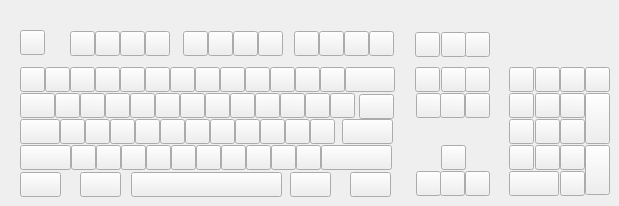
    <widget class="QWidget" name="tab">
     <attribute name="title">
      <string>Tab 1</string>
     </attribute>
     <widget class="QPushButton" name="pos101">
      <property name="geometry">
       <rect>
        <x>560</x>
        <y>93</y>
        <width>25</width>
        <height>25</height>
       </rect>
      </property>
      <property name="text">
       <string/>
      </property>
     </widget>
     <widget class="QPushButton" name="pos008">
      <property name="geometry">
       <rect>
        <x>195</x>
        <y>67</y>
        <width>25</width>
        <height>25</height>
       </rect>
      </property>
      <property name="text">
       <string/>
      </property>
     </widget>
     <widget class="QPushButton" name="pos020">
      <property name="geometry">
       <rect>
        <x>130</x>
        <y>93</y>
        <width>25</width>
        <height>25</height>
       </rect>
      </property>
      <property name="text">
       <string/>
      </property>
     </widget>
     <widget class="QPushButton" name="pos016">
      <property name="geometry">
       <rect>
        <x>20</x>
        <y>93</y>
        <width>35</width>
        <height>25</height>
       </rect>
      </property>
      <property name="text">
       <string/>
      </property>
     </widget>
     <widget class="QPushButton" name="pos017">
      <property name="geometry">
       <rect>
        <x>55</x>
        <y>93</y>
        <width>25</width>
        <height>25</height>
       </rect>
      </property>
      <property name="whatsThis">
       <string>&lt;html&gt;&lt;head/&gt;&lt;body&gt;&lt;p&gt;F13&lt;/p&gt;&lt;/body&gt;&lt;/html&gt;</string>
      </property>
      <property name="text">
       <string/>
      </property>
      <property name="checkable">
       <bool>false</bool>
      </property>
     </widget>
     <widget class="QPushButton" name="pos110_2">
      <property name="geometry">
       <rect>
        <x>20</x>
        <y>30</y>
        <width>25</width>
        <height>25</height>
       </rect>
      </property>
      <property name="text">
       <string/>
      </property>
     </widget>
     <widget class="QPushButton" name="pos106">
      <property name="geometry">
       <rect>
        <x>585</x>
        <y>93</y>
        <width>25</width>
        <height>51</height>
       </rect>
      </property>
      <property name="text">
       <string/>
      </property>
     </widget>
     <widget class="QPushButton" name="pos099">
      <property name="geometry">
       <rect>
        <x>509</x>
        <y>171</y>
        <width>50</width>
        <height>25</height>
       </rect>
      </property>
      <property name="text">
       <string/>
      </property>
     </widget>
     <widget class="QPushButton" name="pos112">
      <property name="geometry">
       <rect>
        <x>120</x>
        <y>31</y>
        <width>25</width>
        <height>25</height>
       </rect>
      </property>
      <property name="text">
       <string/>
      </property>
     </widget>
     <widget class="QPushButton" name="pos023">
      <property name="geometry">
       <rect>
        <x>205</x>
        <y>93</y>
        <width>25</width>
        <height>25</height>
       </rect>
      </property>
      <property name="text">
       <string/>
      </property>
     </widget>
     <widget class="QPushButton" name="pos026">
      <property name="geometry">
       <rect>
        <x>280</x>
        <y>93</y>
        <width>25</width>
        <height>25</height>
       </rect>
      </property>
      <property name="text">
       <string/>
      </property>
     </widget>
     <widget class="QPushButton" name="pos096">
      <property name="geometry">
       <rect>
        <x>535</x>
        <y>93</y>
        <width>25</width>
        <height>25</height>
       </rect>
      </property>
      <property name="text">
       <string/>
      </property>
     </widget>
     <widget class="QPushButton" name="pos022">
      <property name="geometry">
       <rect>
        <x>180</x>
        <y>93</y>
        <width>25</width>
        <height>25</height>
       </rect>
      </property>
      <property name="text">
       <string/>
      </property>
     </widget>
     <widget class="QPushButton" name="pos113">
      <property name="geometry">
       <rect>
        <x>145</x>
        <y>31</y>
        <width>25</width>
        <height>25</height>
       </rect>
      </property>
      <property name="text">
       <string/>
      </property>
     </widget>
     <widget class="QPushButton" name="pos010">
      <property name="geometry">
       <rect>
        <x>245</x>
        <y>67</y>
        <width>25</width>
        <height>25</height>
       </rect>
      </property>
      <property name="text">
       <string/>
      </property>
     </widget>
     <widget class="QPushButton" name="pos120">
      <property name="geometry">
       <rect>
        <x>344</x>
        <y>31</y>
        <width>25</width>
        <height>25</height>
       </rect>
      </property>
      <property name="text">
       <string/>
      </property>
     </widget>
     <widget class="QPushButton" name="pos102">
      <property name="geometry">
       <rect>
        <x>560</x>
        <y>119</y>
        <width>25</width>
        <height>25</height>
       </rect>
      </property>
      <property name="text">
       <string/>
      </property>
     </widget>
     <widget class="QPushButton" name="pos078">
      <property name="geometry">
       <rect>
        <x>416</x>
        <y>171</y>
        <width>25</width>
        <height>25</height>
       </rect>
      </property>
      <property name="text">
       <string/>
      </property>
     </widget>
     <widget class="QPushButton" name="pos055">
      <property name="geometry">
       <rect>
        <x>296</x>
        <y>145</y>
        <width>25</width>
        <height>25</height>
       </rect>
      </property>
      <property name="text">
       <string/>
      </property>
     </widget>
     <widget class="QPushButton" name="pos004">
      <property name="geometry">
       <rect>
        <x>95</x>
        <y>67</y>
        <width>25</width>
        <height>25</height>
       </rect>
      </property>
      <property name="text">
       <string/>
      </property>
     </widget>
     <widget class="QPushButton" name="pos034">
      <property name="geometry">
       <rect>
        <x>135</x>
        <y>119</y>
        <width>25</width>
        <height>25</height>
       </rect>
      </property>
      <property name="text">
       <string/>
      </property>
     </widget>
     <widget class="QPushButton" name="pos002">
      <property name="geometry">
       <rect>
        <x>45</x>
        <y>67</y>
        <width>25</width>
        <height>25</height>
       </rect>
      </property>
      <property name="text">
       <string/>
      </property>
     </widget>
     <widget class="QPushButton" name="pos040">
      <property name="geometry">
       <rect>
        <x>285</x>
        <y>119</y>
        <width>25</width>
        <height>25</height>
       </rect>
      </property>
      <property name="text">
       <string/>
      </property>
     </widget>
     <widget class="QPushButton" name="pos104">
      <property name="geometry">
       <rect>
        <x>560</x>
        <y>171</y>
        <width>25</width>
        <height>25</height>
       </rect>
      </property>
      <property name="text">
       <string/>
      </property>
     </widget>
     <widget class="QPushButton" name="pos080_2">
      <property name="geometry">
       <rect>
        <x>441</x>
        <y>32</y>
        <width>25</width>
        <height>25</height>
       </rect>
      </property>
      <property name="text">
       <string/>
      </property>
     </widget>
     <widget class="QPushButton" name="pos044">
      <property name="geometry">
       <rect>
        <x>20</x>
        <y>145</y>
        <width>51</width>
        <height>25</height>
       </rect>
      </property>
      <property name="text">
       <string/>
      </property>
     </widget>
     <widget class="QPushButton" name="pos085_2">
      <property name="geometry">
       <rect>
        <x>465</x>
        <y>32</y>
        <width>25</width>
        <height>25</height>
       </rect>
      </property>
      <property name="text">
       <string/>
      </property>
     </widget>
     <widget class="QPushButton" name="pos050">
      <property name="geometry">
       <rect>
        <x>171</x>
        <y>145</y>
        <width>25</width>
        <height>25</height>
       </rect>
      </property>
      <property name="text">
       <string/>
      </property>
     </widget>
     <widget class="QPushButton" name="pos083">
      <property name="geometry">
       <rect>
        <x>440</x>
        <y>171</y>
        <width>25</width>
        <height>25</height>
       </rect>
      </property>
      <property name="text">
       <string/>
      </property>
     </widget>
     <widget class="QPushButton" name="pos012">
      <property name="geometry">
       <rect>
        <x>295</x>
        <y>67</y>
        <width>25</width>
        <height>25</height>
       </rect>
      </property>
      <property name="text">
       <string/>
      </property>
     </widget>
     <widget class="QPushButton" name="pos090">
      <property name="geometry">
       <rect>
        <x>509</x>
        <y>67</y>
        <width>25</width>
        <height>25</height>
       </rect>
      </property>
      <property name="text">
       <string/>
      </property>
     </widget>
     <widget class="QPushButton" name="pos118">
      <property name="geometry">
       <rect>
        <x>294</x>
        <y>31</y>
        <width>25</width>
        <height>25</height>
       </rect>
      </property>
      <property name="text">
       <string/>
      </property>
     </widget>
     <widget class="QPushButton" name="pos062">
      <property name="geometry">
       <rect>
        <x>290</x>
        <y>172</y>
        <width>41</width>
        <height>25</height>
       </rect>
      </property>
      <property name="text">
       <string/>
      </property>
     </widget>
     <widget class="QPushButton" name="pos092">
      <property name="geometry">
       <rect>
        <x>509</x>
        <y>119</y>
        <width>25</width>
        <height>25</height>
       </rect>
      </property>
      <property name="text">
       <string/>
      </property>
     </widget>
     <widget class="QPushButton" name="pos035">
      <property name="geometry">
       <rect>
        <x>160</x>
        <y>119</y>
        <width>25</width>
        <height>25</height>
       </rect>
      </property>
      <property name="text">
       <string/>
      </property>
     </widget>
     <widget class="QPushButton" name="pos046">
      <property name="geometry">
       <rect>
        <x>71</x>
        <y>145</y>
        <width>25</width>
        <height>25</height>
       </rect>
      </property>
      <property name="text">
       <string/>
      </property>
     </widget>
     <widget class="QPushButton" name="pos085">
      <property name="geometry">
       <rect>
        <x>465</x>
        <y>67</y>
        <width>25</width>
        <height>25</height>
       </rect>
      </property>
      <property name="text">
       <string/>
      </property>
     </widget>
     <widget class="QPushButton" name="pos116">
      <property name="geometry">
       <rect>
        <x>233</x>
        <y>31</y>
        <width>25</width>
        <height>25</height>
       </rect>
      </property>
      <property name="text">
       <string/>
      </property>
     </widget>
     <widget class="QPushButton" name="pos100">
      <property name="geometry">
       <rect>
        <x>560</x>
        <y>67</y>
        <width>25</width>
        <height>25</height>
       </rect>
      </property>
      <property name="text">
       <string/>
      </property>
     </widget>
     <widget class="QPushButton" name="pos001">
      <property name="geometry">
       <rect>
        <x>20</x>
        <y>67</y>
        <width>25</width>
        <height>25</height>
       </rect>
      </property>
      <property name="text">
       <string/>
      </property>
     </widget>
     <widget class="QPushButton" name="pos011">
      <property name="geometry">
       <rect>
        <x>270</x>
        <y>67</y>
        <width>25</width>
        <height>25</height>
       </rect>
      </property>
      <property name="text">
       <string/>
      </property>
     </widget>
     <widget class="QPushButton" name="pos098">
      <property name="geometry">
       <rect>
        <x>535</x>
        <y>145</y>
        <width>25</width>
        <height>25</height>
       </rect>
      </property>
      <property name="text">
       <string/>
      </property>
     </widget>
     <widget class="QPushButton" name="pos058">
      <property name="geometry">
       <rect>
        <x>20</x>
        <y>172</y>
        <width>41</width>
        <height>25</height>
       </rect>
      </property>
      <property name="text">
       <string/>
      </property>
     </widget>
     <widget class="QPushButton" name="pos019">
      <property name="geometry">
       <rect>
        <x>105</x>
        <y>93</y>
        <width>25</width>
        <height>25</height>
       </rect>
      </property>
      <property name="text">
       <string/>
      </property>
     </widget>
     <widget class="QPushButton" name="pos119">
      <property name="geometry">
       <rect>
        <x>319</x>
        <y>31</y>
        <width>25</width>
        <height>25</height>
       </rect>
      </property>
      <property name="text">
       <string/>
      </property>
     </widget>
     <widget class="QPushButton" name="pos015">
      <property name="geometry">
       <rect>
        <x>345</x>
        <y>67</y>
        <width>50</width>
        <height>25</height>
       </rect>
      </property>
      <property name="text">
       <string/>
      </property>
     </widget>
     <widget class="QPushButton" name="pos057">
      <property name="geometry">
       <rect>
        <x>321</x>
        <y>145</y>
        <width>71</width>
        <height>25</height>
       </rect>
      </property>
      <property name="text">
       <string/>
      </property>
     </widget>
     <widget class="QPushButton" name="pos097">
      <property name="geometry">
       <rect>
        <x>535</x>
        <y>119</y>
        <width>25</width>
        <height>25</height>
       </rect>
      </property>
      <property name="text">
       <string/>
      </property>
     </widget>
     <widget class="QPushButton" name="pos025">
      <property name="geometry">
       <rect>
        <x>255</x>
        <y>93</y>
        <width>25</width>
        <height>25</height>
       </rect>
      </property>
      <property name="text">
       <string/>
      </property>
     </widget>
     <widget class="QPushButton" name="pos081">
      <property name="geometry">
       <rect>
        <x>440</x>
        <y>93</y>
        <width>25</width>
        <height>25</height>
       </rect>
      </property>
      <property name="text">
       <string/>
      </property>
     </widget>
     <widget class="QPushButton" name="pos027">
      <property name="geometry">
       <rect>
        <x>305</x>
        <y>93</y>
        <width>25</width>
        <height>25</height>
       </rect>
      </property>
      <property name="text">
       <string/>
      </property>
     </widget>
     <widget class="QPushButton" name="pos086">
      <property name="geometry">
       <rect>
        <x>465</x>
        <y>93</y>
        <width>25</width>
        <height>25</height>
       </rect>
      </property>
      <property name="text">
       <string/>
      </property>
     </widget>
     <widget class="QPushButton" name="pos075">
      <property name="geometry">
       <rect>
        <x>415</x>
        <y>67</y>
        <width>25</width>
        <height>25</height>
       </rect>
      </property>
      <property name="text">
       <string/>
      </property>
     </widget>
     <widget class="QPushButton" name="pos024">
      <property name="geometry">
       <rect>
        <x>230</x>
        <y>93</y>
        <width>25</width>
        <height>25</height>
       </rect>
      </property>
      <property name="text">
       <string/>
      </property>
     </widget>
     <widget class="QPushButton" name="pos061">
      <property name="geometry">
       <rect>
        <x>131</x>
        <y>172</y>
        <width>151</width>
        <height>25</height>
       </rect>
      </property>
      <property name="text">
       <string/>
      </property>
     </widget>
     <widget class="QPushButton" name="pos060">
      <property name="geometry">
       <rect>
        <x>80</x>
        <y>172</y>
        <width>41</width>
        <height>25</height>
       </rect>
      </property>
      <property name="text">
       <string/>
      </property>
     </widget>
     <widget class="QPushButton" name="pos013">
      <property name="geometry">
       <rect>
        <x>320</x>
        <y>67</y>
        <width>25</width>
        <height>25</height>
       </rect>
      </property>
      <property name="text">
       <string/>
      </property>
     </widget>
     <widget class="QPushButton" name="pos051">
      <property name="geometry">
       <rect>
        <x>196</x>
        <y>145</y>
        <width>25</width>
        <height>25</height>
       </rect>
      </property>
      <property name="text">
       <string/>
      </property>
     </widget>
     <widget class="QPushButton" name="pos121">
      <property name="geometry">
       <rect>
        <x>369</x>
        <y>31</y>
        <width>25</width>
        <height>25</height>
       </rect>
      </property>
      <property name="text">
       <string/>
      </property>
     </widget>
     <widget class="QPushButton" name="pos115">
      <property name="geometry">
       <rect>
        <x>208</x>
        <y>31</y>
        <width>25</width>
        <height>25</height>
       </rect>
      </property>
      <property name="text">
       <string/>
      </property>
     </widget>
     <widget class="QPushButton" name="pos048">
      <property name="geometry">
       <rect>
        <x>121</x>
        <y>145</y>
        <width>25</width>
        <height>25</height>
       </rect>
      </property>
      <property name="text">
       <string/>
      </property>
     </widget>
     <widget class="QPushButton" name="pos041">
      <property name="geometry">
       <rect>
        <x>310</x>
        <y>119</y>
        <width>25</width>
        <height>25</height>
       </rect>
      </property>
      <property name="text">
       <string/>
      </property>
     </widget>
     <widget class="QPushButton" name="pos003">
      <property name="geometry">
       <rect>
        <x>70</x>
        <y>67</y>
        <width>25</width>
        <height>25</height>
       </rect>
      </property>
      <property name="text">
       <string/>
      </property>
     </widget>
     <widget class="QPushButton" name="pos033">
      <property name="geometry">
       <rect>
        <x>110</x>
        <y>119</y>
        <width>25</width>
        <height>25</height>
       </rect>
      </property>
      <property name="text">
       <string/>
      </property>
     </widget>
     <widget class="QPushButton" name="pos005">
      <property name="geometry">
       <rect>
        <x>120</x>
        <y>67</y>
        <width>25</width>
        <height>25</height>
       </rect>
      </property>
      <property name="text">
       <string/>
      </property>
     </widget>
     <widget class="QPushButton" name="pos075_2">
      <property name="geometry">
       <rect>
        <x>415</x>
        <y>32</y>
        <width>25</width>
        <height>25</height>
       </rect>
      </property>
      <property name="text">
       <string/>
      </property>
     </widget>
     <widget class="QPushButton" name="pos006">
      <property name="geometry">
       <rect>
        <x>145</x>
        <y>67</y>
        <width>25</width>
        <height>25</height>
       </rect>
      </property>
      <property name="text">
       <string/>
      </property>
     </widget>
     <widget class="QPushButton" name="pos016_2">
      <property name="geometry">
       <rect>
        <x>359</x>
        <y>94</y>
        <width>35</width>
        <height>25</height>
       </rect>
      </property>
      <property name="text">
       <string/>
      </property>
     </widget>
     <widget class="QPushButton" name="pos117">
      <property name="geometry">
       <rect>
        <x>258</x>
        <y>31</y>
        <width>25</width>
        <height>25</height>
       </rect>
      </property>
      <property name="text">
       <string/>
      </property>
     </widget>
     <widget class="QPushButton" name="pos049">
      <property name="geometry">
       <rect>
        <x>146</x>
        <y>145</y>
        <width>25</width>
        <height>25</height>
       </rect>
      </property>
      <property name="text">
       <string/>
      </property>
     </widget>
     <widget class="QPushButton" name="pos064">
      <property name="geometry">
       <rect>
        <x>350</x>
        <y>172</y>
        <width>41</width>
        <height>25</height>
       </rect>
      </property>
      <property name="text">
       <string/>
      </property>
     </widget>
     <widget class="QPushButton" name="pos043_2">
      <property name="geometry">
       <rect>
        <x>342</x>
        <y>119</y>
        <width>51</width>
        <height>25</height>
       </rect>
      </property>
      <property name="text">
       <string/>
      </property>
     </widget>
     <widget class="QPushButton" name="pos031">
      <property name="geometry">
       <rect>
        <x>60</x>
        <y>119</y>
        <width>25</width>
        <height>25</height>
       </rect>
      </property>
      <property name="whatsThis">
       <string>&lt;html&gt;&lt;head/&gt;&lt;body&gt;&lt;p&gt;F13&lt;/p&gt;&lt;/body&gt;&lt;/html&gt;</string>
      </property>
      <property name="text">
       <string/>
      </property>
      <property name="checkable">
       <bool>false</bool>
      </property>
     </widget>
     <widget class="QPushButton" name="pos018">
      <property name="geometry">
       <rect>
        <x>80</x>
        <y>93</y>
        <width>25</width>
        <height>25</height>
       </rect>
      </property>
      <property name="text">
       <string/>
      </property>
     </widget>
     <widget class="QPushButton" name="pos028">
      <property name="geometry">
       <rect>
        <x>330</x>
        <y>93</y>
        <width>25</width>
        <height>25</height>
       </rect>
      </property>
      <property name="text">
       <string/>
      </property>
     </widget>
     <widget class="QPushButton" name="pos030">
      <property name="geometry">
       <rect>
        <x>20</x>
        <y>119</y>
        <width>40</width>
        <height>25</height>
       </rect>
      </property>
      <property name="text">
       <string/>
      </property>
     </widget>
     <widget class="QPushButton" name="pos052">
      <property name="geometry">
       <rect>
        <x>221</x>
        <y>145</y>
        <width>25</width>
        <height>25</height>
       </rect>
      </property>
      <property name="text">
       <string/>
      </property>
     </widget>
     <widget class="QPushButton" name="pos105">
      <property name="geometry">
       <rect>
        <x>585</x>
        <y>67</y>
        <width>25</width>
        <height>25</height>
       </rect>
      </property>
      <property name="text">
       <string/>
      </property>
     </widget>
     <widget class="QPushButton" name="pos108">
      <property name="geometry">
       <rect>
        <x>585</x>
        <y>145</y>
        <width>25</width>
        <height>50</height>
       </rect>
      </property>
      <property name="text">
       <string/>
      </property>
     </widget>
     <widget class="QPushButton" name="pos080">
      <property name="geometry">
       <rect>
        <x>441</x>
        <y>67</y>
        <width>25</width>
        <height>25</height>
       </rect>
      </property>
      <property name="text">
       <string/>
      </property>
     </widget>
     <widget class="QPushButton" name="pos076">
      <property name="geometry">
       <rect>
        <x>416</x>
        <y>93</y>
        <width>25</width>
        <height>25</height>
       </rect>
      </property>
      <property name="text">
       <string/>
      </property>
     </widget>
     <widget class="QPushButton" name="pos111">
      <property name="geometry">
       <rect>
        <x>95</x>
        <y>31</y>
        <width>25</width>
        <height>25</height>
       </rect>
      </property>
      <property name="text">
       <string/>
      </property>
     </widget>
     <widget class="QPushButton" name="pos088">
      <property name="geometry">
       <rect>
        <x>465</x>
        <y>171</y>
        <width>25</width>
        <height>25</height>
       </rect>
      </property>
      <property name="text">
       <string/>
      </property>
     </widget>
     <widget class="QPushButton" name="pos091">
      <property name="geometry">
       <rect>
        <x>509</x>
        <y>93</y>
        <width>25</width>
        <height>25</height>
       </rect>
      </property>
      <property name="text">
       <string/>
      </property>
     </widget>
     <widget class="QPushButton" name="pos021">
      <property name="geometry">
       <rect>
        <x>155</x>
        <y>93</y>
        <width>25</width>
        <height>25</height>
       </rect>
      </property>
      <property name="text">
       <string/>
      </property>
     </widget>
     <widget class="QPushButton" name="pos009">
      <property name="geometry">
       <rect>
        <x>220</x>
        <y>67</y>
        <width>25</width>
        <height>25</height>
       </rect>
      </property>
      <property name="text">
       <string/>
      </property>
     </widget>
     <widget class="QPushButton" name="pos038">
      <property name="geometry">
       <rect>
        <x>235</x>
        <y>119</y>
        <width>25</width>
        <height>25</height>
       </rect>
      </property>
      <property name="text">
       <string/>
      </property>
     </widget>
     <widget class="QPushButton" name="pos054">
      <property name="geometry">
       <rect>
        <x>271</x>
        <y>145</y>
        <width>25</width>
        <height>25</height>
       </rect>
      </property>
      <property name="text">
       <string/>
      </property>
     </widget>
     <widget class="QPushButton" name="pos036">
      <property name="geometry">
       <rect>
        <x>185</x>
        <y>119</y>
        <width>25</width>
        <height>25</height>
       </rect>
      </property>
      <property name="text">
       <string/>
      </property>
     </widget>
     <widget class="QPushButton" name="pos053">
      <property name="geometry">
       <rect>
        <x>246</x>
        <y>145</y>
        <width>25</width>
        <height>25</height>
       </rect>
      </property>
      <property name="text">
       <string/>
      </property>
     </widget>
     <widget class="QPushButton" name="pos110">
      <property name="geometry">
       <rect>
        <x>70</x>
        <y>31</y>
        <width>25</width>
        <height>25</height>
       </rect>
      </property>
      <property name="text">
       <string/>
      </property>
     </widget>
     <widget class="QPushButton" name="pos093">
      <property name="geometry">
       <rect>
        <x>509</x>
        <y>145</y>
        <width>25</width>
        <height>25</height>
       </rect>
      </property>
      <property name="text">
       <string/>
      </property>
     </widget>
     <widget class="QPushButton" name="pos007">
      <property name="geometry">
       <rect>
        <x>170</x>
        <y>67</y>
        <width>25</width>
        <height>25</height>
       </rect>
      </property>
      <property name="text">
       <string/>
      </property>
     </widget>
     <widget class="QPushButton" name="pos039">
      <property name="geometry">
       <rect>
        <x>260</x>
        <y>119</y>
        <width>25</width>
        <height>25</height>
       </rect>
      </property>
      <property name="text">
       <string/>
      </property>
     </widget>
     <widget class="QPushButton" name="pos037">
      <property name="geometry">
       <rect>
        <x>210</x>
        <y>119</y>
        <width>25</width>
        <height>25</height>
       </rect>
      </property>
      <property name="text">
       <string/>
      </property>
     </widget>
     <widget class="QPushButton" name="pos082">
      <property name="geometry">
       <rect>
        <x>441</x>
        <y>145</y>
        <width>25</width>
        <height>25</height>
       </rect>
      </property>
      <property name="text">
       <string/>
      </property>
     </widget>
     <widget class="QPushButton" name="pos103">
      <property name="geometry">
       <rect>
        <x>560</x>
        <y>145</y>
        <width>25</width>
        <height>25</height>
       </rect>
      </property>
      <property name="text">
       <string/>
      </property>
     </widget>
     <widget class="QPushButton" name="pos047">
      <property name="geometry">
       <rect>
        <x>96</x>
        <y>145</y>
        <width>25</width>
        <height>25</height>
       </rect>
      </property>
      <property name="text">
       <string/>
      </property>
     </widget>
     <widget class="QPushButton" name="pos095">
      <property name="geometry">
       <rect>
        <x>535</x>
        <y>67</y>
        <width>25</width>
        <height>25</height>
       </rect>
      </property>
      <property name="text">
       <string/>
      </property>
     </widget>
     <widget class="QPushButton" name="pos032">
      <property name="geometry">
       <rect>
        <x>85</x>
        <y>119</y>
        <width>25</width>
        <height>25</height>
       </rect>
      </property>
      <property name="text">
       <string/>
      </property>
     </widget>
     <widget class="QPushButton" name="pos114">
      <property name="geometry">
       <rect>
        <x>183</x>
        <y>31</y>
        <width>25</width>
        <height>25</height>
       </rect>
      </property>
      <property name="text">
       <string/>
      </property>
     </widget>
    </widget>
